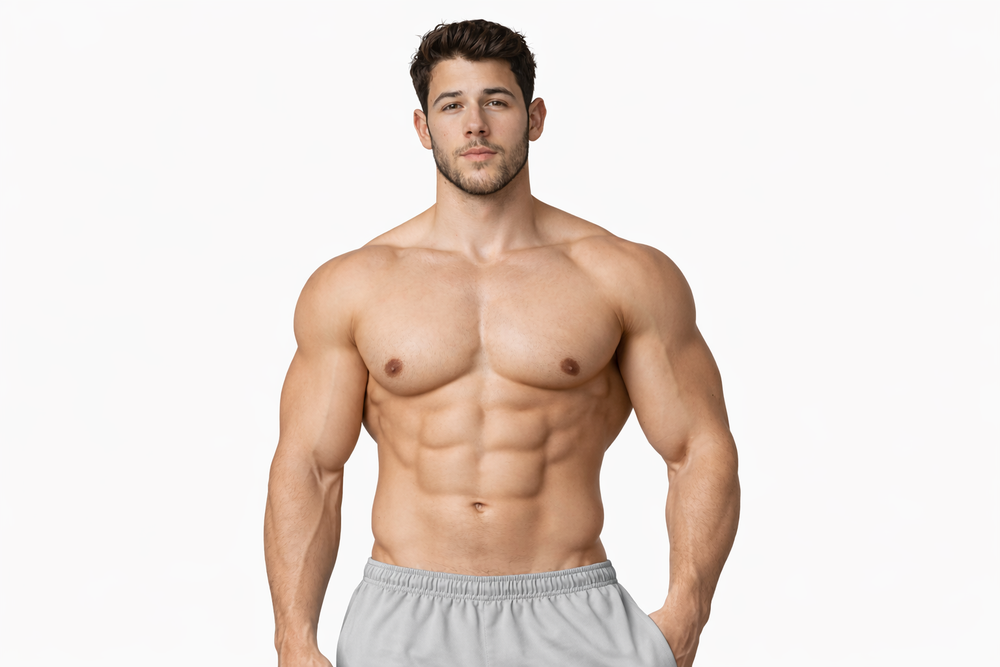
#> input picture assets/library/10_CHARACTERS/BLAKE/20_THUMBNAIL/blake-gallery-image.png, 1000 x 667 px, shrunk from 1536 x 1024 before the run
$ python normalize_silhouette_fronts.py ../assets/library/10_CHARACTERS/BLAKE/20_THUMBNAIL/blake-gallery-image.png
#> lines starting #> are read from the running program, lines starting #| are printed output that depends on the picture
from __future__ import annotations

import argparse
from pathlib import Path
from typing import Optional, Tuple

from PIL import Image


def find_nontransparent_bbox(img: Image.Image, alpha_threshold: int = 1) -> Optional[Tuple[int, int, int, int]]:
    """
    Return bounding box of non-transparent pixels as (left, top, right, bottom),
    where right/bottom are exclusive, matching Pillow crop semantics.
    """
    if img.mode != "RGBA":
        img = img.convert("RGBA")

    alpha = img.getchannel("A")
    bbox = alpha.point(lambda a: 255 if a >= alpha_threshold else 0).getbbox()
    return bbox


def normalize_silhouette(
    input_path: Path,
    output_path: Path,
    left_pad: int,
    right_pad: int,
    top_pad: int,
    bottom_pad: int,
    alpha_threshold: int = 1,
    overwrite: bool = False,
) -> bool:
#> called with left_pad = 55, right_pad = 55, top_pad = 20, bottom_pad = 0, alpha_threshold = 1, overwrite = False
    if output_path.exists() and not overwrite:
        print(f"Skipping existing: {output_path}")
        return False

    img = Image.open(input_path).convert("RGBA")
    bbox = find_nontransparent_bbox(img, alpha_threshold=alpha_threshold)
#> in find_nontransparent_bbox, `alpha = img.getchannel("A")`: alpha: PIL image 1000x667 L; every value is 255
#> in find_nontransparent_bbox, `bbox = alpha.point(lambda a: 255 if a >= alpha_threshold else 0).getbb..`: bbox = (0, 0, 1000, 667)
#> bbox = (0, 0, 1000, 667)

    if bbox is None:
        print(f"Skipping empty/fully transparent image: {input_path}")
        return False

    left, top, right, bottom = bbox
#> left = 0; top = 0; right = 1000; bottom = 667
    cropped = img.crop((left, top, right, bottom))

    silhouette_w = right - left
#> silhouette_w = 1000
    silhouette_h = bottom - top
#> silhouette_h = 667

    out_w = silhouette_w + left_pad + right_pad
#> out_w = 1110
    out_h = silhouette_h + top_pad + bottom_pad
#> out_h = 687

    out = Image.new("RGBA", (out_w, out_h), (0, 0, 0, 0))
#> out: PIL image 1110x687 RGBA; every value is 0
    out.paste(cropped, (left_pad, top_pad))
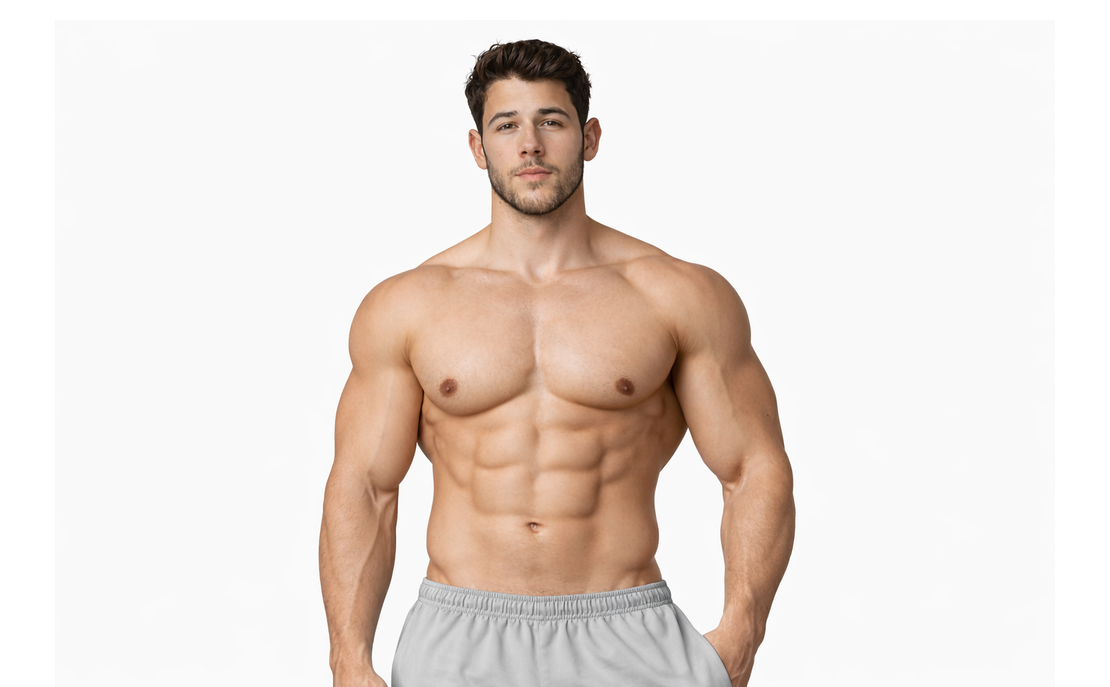
#> out: PIL image 1110x687 RGBA; mean R, G, B, A 203, 193.1, 187.2, 223; transparent parts drawn white

    output_path.parent.mkdir(parents=True, exist_ok=True)
    out.save(output_path)

    print(
        f"Normalized: {input_path.name} -> {output_path.name} | "
        f"silhouette={silhouette_w}x{silhouette_h}, canvas={out_w}x{out_h}"
    )
#| Normalized: blake-gallery-image.png -> blake-gallery-image_normalized.png | silhouette=1000x667, canvas=1110x687
    return True


def collect_pngs(input_path: Path) -> list[Path]:
    if input_path.is_file():
        return [input_path]

    return sorted(
        p for p in input_path.rglob("*.png")
        if p.is_file()
    )


def main() -> None:
    parser = argparse.ArgumentParser(
        description="Normalize silhouette PNG margins while preserving true silhouette size."
    )
    parser.add_argument("input", help="Input PNG file or directory")
    parser.add_argument(
        "--output-dir",
        help="Directory to write normalized PNGs into. "
             "If omitted and input is a file, writes next to input with _normalized suffix. "
             "If omitted and input is a directory, writes to <input>/normalized.",
    )
    parser.add_argument("--left-pad", type=int, default=55, help="Left padding in px (default: 55)")
    parser.add_argument("--right-pad", type=int, default=55, help="Right padding in px (default: 55)")
    parser.add_argument("--top-pad", type=int, default=20, help="Top padding in px (default: 20)")
    parser.add_argument("--bottom-pad", type=int, default=0, help="Bottom padding in px (default: 0)")
    parser.add_argument(
        "--alpha-threshold",
        type=int,
        default=1,
        help="Minimum alpha value treated as non-transparent (default: 1)",
    )
    parser.add_argument(
        "--overwrite",
        action="store_true",
        help="Overwrite existing output files",
    )

    args = parser.parse_args()

    input_path = Path(args.input)

    if not input_path.exists():
        raise SystemExit(f"Input does not exist: {input_path}")

    files = collect_pngs(input_path)
    if not files:
        raise SystemExit("No PNG files found.")

    if args.output_dir:
        output_root = Path(args.output_dir)
    else:
        output_root = (
            input_path.parent if input_path.is_file()
            else input_path / "normalized"
        )

    count = 0
    for src in files:
        if input_path.is_file():
            dst = output_root / f"{src.stem}_normalized.png"
        else:
            rel = src.relative_to(input_path)
            dst = output_root / rel

        changed = normalize_silhouette(
            input_path=src,
            output_path=dst,
            left_pad=args.left_pad,
            right_pad=args.right_pad,
            top_pad=args.top_pad,
            bottom_pad=args.bottom_pad,
            alpha_threshold=args.alpha_threshold,
            overwrite=args.overwrite,
        )
        if changed:
            count += 1

    print(f"\nDone. Wrote {count} normalized file(s).")


if __name__ == "__main__":
    main()
